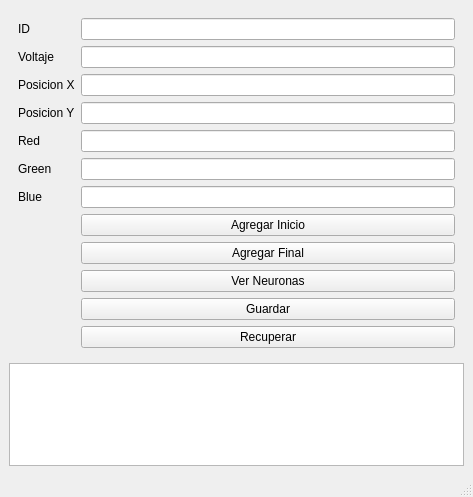
<?xml version="1.0" encoding="UTF-8"?>
<ui version="4.0">
 <class>MainWindow</class>
 <widget class="QMainWindow" name="MainWindow">
  <property name="geometry">
   <rect>
    <x>0</x>
    <y>0</y>
    <width>473</width>
    <height>497</height>
   </rect>
  </property>
  <property name="windowTitle">
   <string>MainWindow</string>
  </property>
  <widget class="QWidget" name="centralwidget">
   <layout class="QGridLayout" name="gridLayout_2">
    <item row="0" column="0">
     <widget class="QWidget" name="widget" native="true">
      <layout class="QGridLayout" name="gridLayout">
       <item row="25" column="1">
        <widget class="QPushButton" name="btnVerNeuronas">
         <property name="text">
          <string>Ver Neuronas</string>
         </property>
        </widget>
       </item>
       <item row="22" column="1">
        <widget class="QPushButton" name="btnAgregarFinal">
         <property name="text">
          <string>Agregar Final</string>
         </property>
        </widget>
       </item>
       <item row="6" column="1">
        <widget class="QLineEdit" name="campoVoltaje"/>
       </item>
       <item row="20" column="0">
        <widget class="QLabel" name="labelBlue">
         <property name="text">
          <string>Blue</string>
         </property>
        </widget>
       </item>
       <item row="0" column="0">
        <widget class="QLabel" name="labelId">
         <property name="styleSheet">
          <string notr="true"/>
         </property>
         <property name="text">
          <string>ID</string>
         </property>
        </widget>
       </item>
       <item row="6" column="0">
        <widget class="QLabel" name="labelVoltaje">
         <property name="text">
          <string>Voltaje</string>
         </property>
        </widget>
       </item>
       <item row="18" column="0">
        <widget class="QLabel" name="labelGreen">
         <property name="text">
          <string>Green</string>
         </property>
        </widget>
       </item>
       <item row="8" column="1">
        <widget class="QLineEdit" name="campoPosY"/>
       </item>
       <item row="20" column="1">
        <widget class="QLineEdit" name="campoBlue"/>
       </item>
       <item row="21" column="1">
        <widget class="QPushButton" name="btnAgregarInicio">
         <property name="text">
          <string>Agregar Inicio</string>
         </property>
        </widget>
       </item>
       <item row="14" column="0">
        <widget class="QLabel" name="labelRed">
         <property name="text">
          <string>Red</string>
         </property>
        </widget>
       </item>
       <item row="7" column="0">
        <widget class="QLabel" name="labelPosX">
         <property name="text">
          <string>Posicion X</string>
         </property>
        </widget>
       </item>
       <item row="7" column="1">
        <widget class="QLineEdit" name="campoPosX"/>
       </item>
       <item row="14" column="1">
        <widget class="QLineEdit" name="campoRed"/>
       </item>
       <item row="18" column="1">
        <widget class="QLineEdit" name="campoGreen"/>
       </item>
       <item row="8" column="0">
        <widget class="QLabel" name="labelPosY">
         <property name="text">
          <string>Posicion Y</string>
         </property>
        </widget>
       </item>
       <item row="0" column="1">
        <widget class="QLineEdit" name="campoId"/>
       </item>
       <item row="26" column="1">
        <widget class="QPushButton" name="GuardarN">
         <property name="text">
          <string>Guardar</string>
         </property>
        </widget>
       </item>
       <item row="27" column="1">
        <widget class="QPushButton" name="RecuperarN">
         <property name="text">
          <string>Recuperar</string>
         </property>
        </widget>
       </item>
      </layout>
     </widget>
    </item>
    <item row="1" column="0">
     <widget class="QPlainTextEdit" name="neuronasInfo">
      <property name="readOnly">
       <bool>true</bool>
      </property>
     </widget>
    </item>
   </layout>
  </widget>
  <widget class="QMenuBar" name="menubar">
   <property name="geometry">
    <rect>
     <x>0</x>
     <y>0</y>
     <width>473</width>
     <height>22</height>
    </rect>
   </property>
  </widget>
  <widget class="QStatusBar" name="statusbar"/>
 </widget>
 <resources/>
 <connections/>
</ui>
